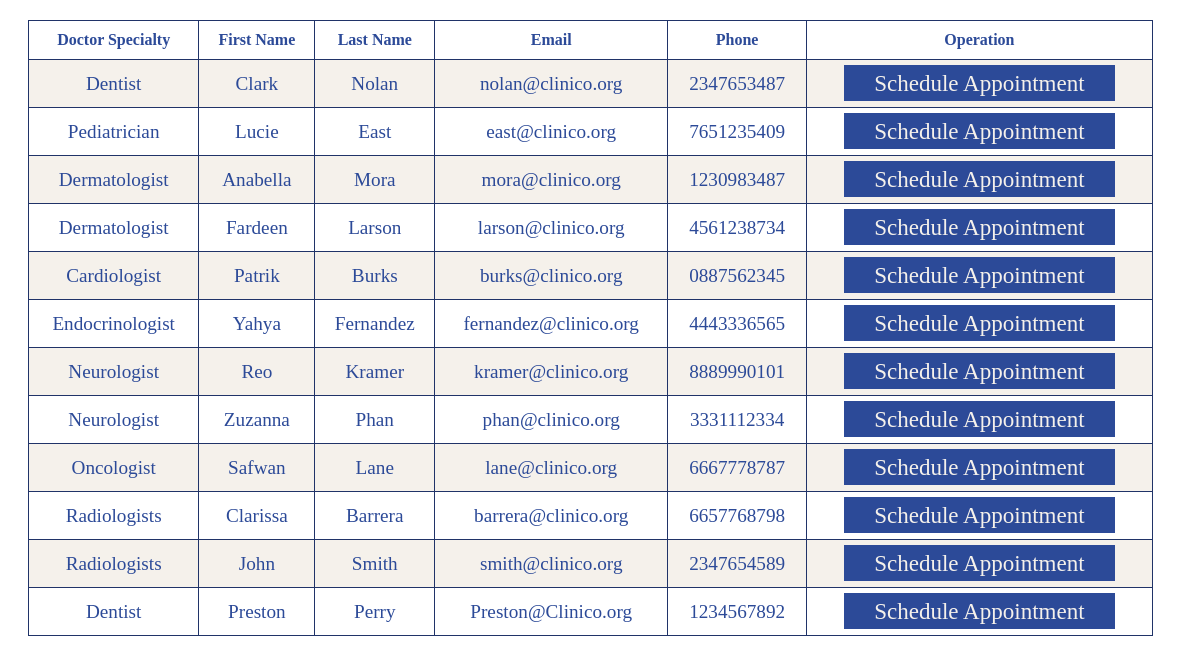
/backend/show_doctors.php, run on the app's committed database.
### tables this page shows
CREATE TABLE `doctor` (
  `Doc_ID` int NOT NULL AUTO_INCREMENT,
  `Doc_Spec` varchar(45) NOT NULL,
  `Doc_Location` varchar(45) DEFAULT NULL,
  `Doc_First` varchar(45) NOT NULL,
  `Doc_M_Init` varchar(45) DEFAULT NULL,
  `Doc_Last` varchar(45) NOT NULL,
  `Doc_Email` varchar(45) NOT NULL,
  `Doc_Phone` varchar(45) DEFAULT NULL,
  `Doc_Gender` varchar(45) NOT NULL,
  `Doc_DOB` date NOT NULL,
  `Doc_Street_Addr` varchar(45) NOT NULL,
  `Doc_City_Addr` varchar(45) NOT NULL,
  `Doc_State_Addr` varchar(45) NOT NULL,
  `Doc_Zip_Addr` int NOT NULL,
  `Doc_Password` varchar(45) DEFAULT NULL,
  PRIMARY KEY (`Doc_ID`),
  UNIQUE KEY `Doc_ID_UNIQUE` (`Doc_ID`)
);

### backend/show_doctors.php (the view)
<?php
    $dbhost = getenv("DBHOST");
    $dbuser = getenv("DBUSER");
    $dbpass = getenv("DBPASS");
    $dbname = getenv("DBNAME");
    $link = mysqli_connect($dbhost, $dbuser, $dbpass) or die("Unable to Connect to '$dbhost'");
    mysqli_select_db($link, $dbname) or die("Could not open the db '$dbname'");
    $select="SELECT * FROM doctor";
    $query=mysqli_query($link,$select);
?>
<!DOCTYPE html>
<html>
<head>
    <link rel="stylesheet" href="/index/styles/show_patients.css">
</head>
<body>
    <table border="1" cellpadding="0">
    <tr>
        <th>Doctor Specialty</th>
        <th>First Name</th>
        <th>Last Name</th>
        <th>Email</th>
        <th>Phone</th>
        <th>Operation</th>
    </tr>
    <?php
        $num=mysqli_num_rows($query);
        if ($num>0) {
            while ($result=mysqli_fetch_assoc($query)) {
                echo "
                    <tr>
                        <td>".$result['Doc_Spec']."</td>
                        <td>".$result['Doc_First']."</td>
                        <td>".$result['Doc_Last']."</td>
                        <td>".$result['Doc_Email']."</td>
                        <td>".$result['Doc_Phone']."</td>
                        <td>
                            <a href='/backend/appointment.php?Doc_ID=".$result['Doc_ID']."'class='btn'>Schedule Appointment</a>
                        </td>
                    </tr>
                ";
            }
        }
    ?>
    </table>
</body>

### index/styles/show_patients.css (style rules this page uses)
:root { --shadow: 0px 0px 5px 5px rgba(0, 0, 0, 0.199); --lighter: #F5F1EB; --light: #dad5cf; --mid: #9FCDFC; --main: #008CFF; --accent: #4C72D2; --dark: #2C4A98; --darker: #203368; --green: #138808; --red: #CD5C5C; }
table { margin: 20px; border-collapse: collapse; width: 95%; border: 1px solid var(--darker); }
table th { color: var(--dark); padding: 10px; }
table td { padding: 10px; color: var(--dark); font-size: 1.2em; text-align: center; }
.btn { background: var(--dark); color: var(--lighter); font-size: 1.2em; padding: 5px 30px; text-decoration: none; }
tr:nth-child(even) { background-color: var(--lighter); }

### data on the page
doctor: Doc_Spec "Dentist", Doc_First "Clark", Doc_Last "Nolan", Doc_Email "nolan@clinico.org", Doc_Phone "2347653487"
doctor: Doc_Spec "Pediatrician", Doc_First "Lucie", Doc_Last "East", Doc_Email "east@clinico.org", Doc_Phone "7651235409"
doctor: Doc_Spec "Dermatologist", Doc_First "Anabella", Doc_Last "Mora", Doc_Email "mora@clinico.org", Doc_Phone "1230983487"
doctor: Doc_Spec "Dermatologist", Doc_First "Fardeen", Doc_Last "Larson", Doc_Email "larson@clinico.org", Doc_Phone "4561238734"
doctor: Doc_Spec "Cardiologist", Doc_First "Patrik", Doc_Last "Burks", Doc_Email "burks@clinico.org", Doc_Phone "0887562345"
doctor: Doc_Spec "Endocrinologist", Doc_First "Yahya", Doc_Last "Fernandez", Doc_Email "fernandez@clinico.org", Doc_Phone "4443336565"
doctor: Doc_Spec "Neurologist", Doc_First "Reo", Doc_Last "Kramer", Doc_Email "kramer@clinico.org", Doc_Phone "8889990101"
doctor: Doc_Spec "Neurologist", Doc_First "Zuzanna", Doc_Last "Phan", Doc_Email "phan@clinico.org", Doc_Phone "3331112334"
doctor: Doc_Spec "Oncologist", Doc_First "Safwan", Doc_Last "Lane", Doc_Email "lane@clinico.org", Doc_Phone "6667778787"
doctor: Doc_Spec "Radiologists", Doc_First "Clarissa", Doc_Last "Barrera", Doc_Email "barrera@clinico.org", Doc_Phone "6657768798"
doctor: Doc_Spec "Radiologists", Doc_First "John", Doc_Last "Smith", Doc_Email "smith@clinico.org", Doc_Phone "2347654589"
doctor: Doc_Spec "Dentist", Doc_First "Preston", Doc_Last "Perry", Doc_Email "Preston@Clinico.org", Doc_Phone "1234567892"
